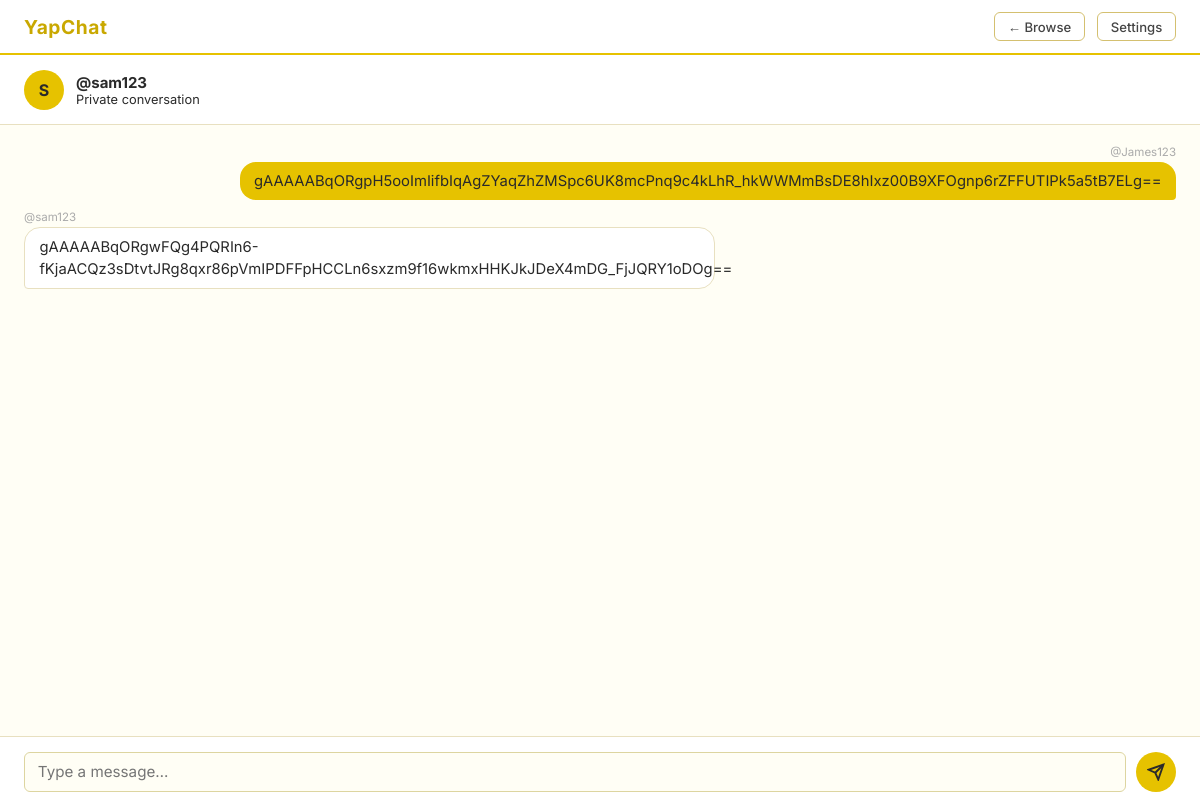
The page /messaging/sam123 (signed in) on the database its author committed.
### tables this page shows
CREATE TABLE messages (
                id        INTEGER PRIMARY KEY AUTOINCREMENT,
                room      TEXT NOT NULL,
                sender    TEXT NOT NULL,
                text      TEXT NOT NULL,
                timestamp DATETIME DEFAULT CURRENT_TIMESTAMP
            );

### main.py (the view)
@app.route('/messaging/<partner>')
@login_required
def messaging(partner):
    me     = session['username']
    room   = get_room_id(me, partner)  #consistent room key for this pair of users
    user1, user2 = sorted([me, partner])
    with get_db() as conn:
        partner_exists = conn.execute(
            'SELECT username FROM users WHERE username = ?', (partner,)
        ).fetchone()
        if not partner_exists:
            return redirect(url_for('browse'))
        connected = conn.execute(
            'SELECT * FROM connections WHERE user1 = ? AND user2 = ?',
            (user1, user2)
        ).fetchone()
        if not connected:
            return redirect(url_for('browse'))
        history = conn.execute(
            'SELECT sender, text FROM messages WHERE room = ? ORDER BY timestamp ASC',
            (room,)
        ).fetchall()
    history = [{'sender': r['sender'], 'text': r['text']} for r in history]
    return render_template('messaging.html', current_user=me,
                           partner=partner, room=room, history=history)

### main.py (called while the page is built)
def get_db():
    conn = sqlite3.connect(DATABASE)
    conn.row_factory = sqlite3.Row
    return conn

def get_room_id(user1, user2):
    return '_'.join(sorted([user1, user2])) #Generates a consistent, unique room ID for two users.

def login_required(f):
    from functools import wraps
    @wraps(f)
    def decorated(*args, **kwargs):
        if 'username' not in session:
            return redirect(url_for('home'))
        return f(*args, **kwargs)
    return decorated

### templates/messaging.html (shortened to what this page needs)
<!DOCTYPE html>
<html lang="en">
<head>
  <link rel="stylesheet" href="/static/css/style.css">
</head>
<body>
  <nav class="navbar">
    <span class="navbar-brand">YapChat</span>
    <div class="navbar-links">
      <a href="/browse" class="btn btn-secondary btn-sm">← Browse</a>
      <a href="/settings" class="btn btn-secondary btn-sm">Settings</a>
    </div>
  </nav>
  <div class="chat-layout">
    <div class="chat-header">
      <div class="user-avatar" style="width:40px;height:40px;font-size:1rem;">
        {{ partner[0].upper() }}
      </div>
      <div>
        <div style="font-family:var(--font-head);font-weight:700;">@{{ partner }}</div>
        <div style="font-size:.8rem;color:var(--muted);">Private conversation</div>
      </div>
    </div>
    <div class="chat-messages" id="messages">
      {% for msg in history %}
      <div class="msg {{ 'me' if msg.sender == current_user else 'them' }}">
        <span class="msg-sender">@{{ msg.sender }}</span>
        <div class="msg-bubble">{{ msg.text }}</div>
      </div>
      {% endfor %}
    </div>
    <div class="chat-input-area">
      <input type="text" class="chat-input" id="messageInput" placeholder="Type a message…" autocomplete="off">
      <button class="send-btn" id="sendBtn" title="Send">
        <svg width="18" height="18" viewBox="0 0 24 24" fill="none" stroke="currentColor" stroke-width="2.5">
          <line x1="22" y1="2" x2="11" y2="13"/><polygon points="22 2 15 22 11 13 2 9 22 2"/>
        </svg>
      </button>
    </div>
  </div>
</body>
</html>

### static/css/style.css (style rules this page uses)
* { box-sizing: border-box; margin: 0; padding: 0; }
body { font-family: 'Inter', sans-serif; background: #fffef5; color: #2a2a2a; font-size: 15px; }
a { color: #b8860b; text-decoration: none; }
input[type=text], input[type=password], textarea { width: 100%; padding: 0.6rem 0.8rem; border: 1px solid #ddd5a0; border-radius: 6px; font-family: inherit; font-size: 0.95rem; background: #fffef5; color: #2a2a2a; outline: none; }
.btn { display: inline-block; padding: 0.6rem 1.2rem; border-radius: 6px; border: 1px solid transparent; font-family: inherit; font-size: 0.9rem; font-weight: 500; cursor: pointer; text-align: center; transition: opacity 0.15s; }
.btn-secondary { background: #fff; color: #444; border-color: #d4c070; }
.btn-sm { padding: 0.35rem 0.8rem; font-size: 0.82rem; }
.navbar { background: #fff; border-bottom: 2px solid #e6c200; padding: 0.75rem 1.5rem; display: flex; align-items: center; justify-content: space-between; position: sticky; top: 0; z-index: 10; }
.navbar-brand { font-weight: 700; font-size: 1.2rem; color: #c9a800; letter-spacing: 0.03em; }
.navbar-links { display: flex; align-items: center; gap: 0.75rem; }
.user-avatar { width: 44px; height: 44px; border-radius: 50%; background: #e6c200; color: #2a2a2a; display: flex; align-items: center; justify-content: center; font-weight: 700; font-size: 1.1rem; }
.chat-layout { display: flex; flex-direction: column; height: calc(100vh - 49px); }
.chat-header { padding: 0.9rem 1.5rem; border-bottom: 1px solid #e8e0c0; background: #fff; display: flex; align-items: center; gap: 0.75rem; }
.chat-messages { flex: 1; overflow-y: auto; padding: 1.25rem 1.5rem; display: flex; flex-direction: column; gap: 0.6rem; background: #fffef5; }
.msg { display: flex; flex-direction: column; max-width: 60%; gap: 3px; }
.msg.me { align-self: flex-end; align-items: flex-end; }
.msg.them { align-self: flex-start; }
.msg-bubble { padding: 0.5rem 0.9rem; border-radius: 16px; font-size: 0.925rem; line-height: 1.5; }
.msg.me .msg-bubble { background: #e6c200; color: #2a2a2a; border-bottom-right-radius: 4px; }
.msg.them .msg-bubble { background: #fff; border: 1px solid #e8e0c0; border-bottom-left-radius: 4px; }
.msg-sender { font-size: 0.72rem; color: #aaa; }
.chat-input-area { padding: 0.9rem 1.5rem; border-top: 1px solid #e8e0c0; background: #fff; display: flex; gap: 0.6rem; }
.chat-input { flex: 1; padding: 0.6rem 1rem; border: 1px solid #ddd5a0; border-radius: 20px; font-family: inherit; font-size: 0.95rem; outline: none; background: #fffef5; }
.send-btn { width: 40px; height: 40px; border-radius: 50%; border: none; background: #e6c200; color: #2a2a2a; cursor: pointer; display: flex; align-items: center; justify-content: center; flex-shrink: 0; }

### rows shown on the page
messages: sender "James123", text "gAAAAABqORgpH5ooImIifbIqAgZYaqZhZMSpc6UK8mcPnq9c4kLhR_hkWWMmBsDE8hIxz00B9XFOgnp6rZFFUTIPk5a5tB7ELg=="
messages: sender "sam123", text "gAAAAABqORgwFQg4PQRIn6-fKjaACQz3sDtvtJRg8qxr86pVmIPDFFpHCCLn6sxzm9f16wkmxHHKJkJDeX4mDG_FjJQRY1oDOg=="

### other values the page prints
{{ partner[0].upper() }} "S"
{{ partner }} "sam123"
